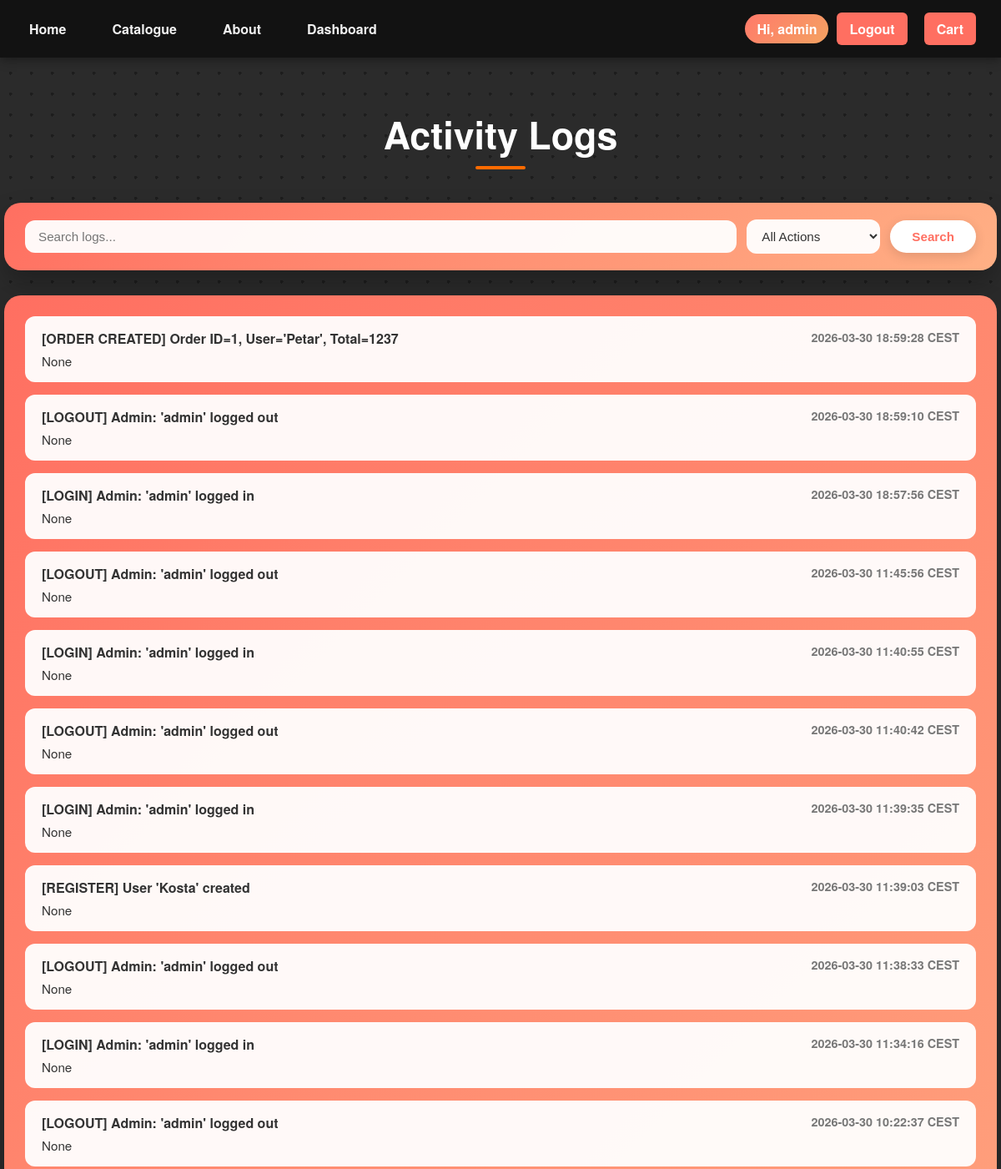
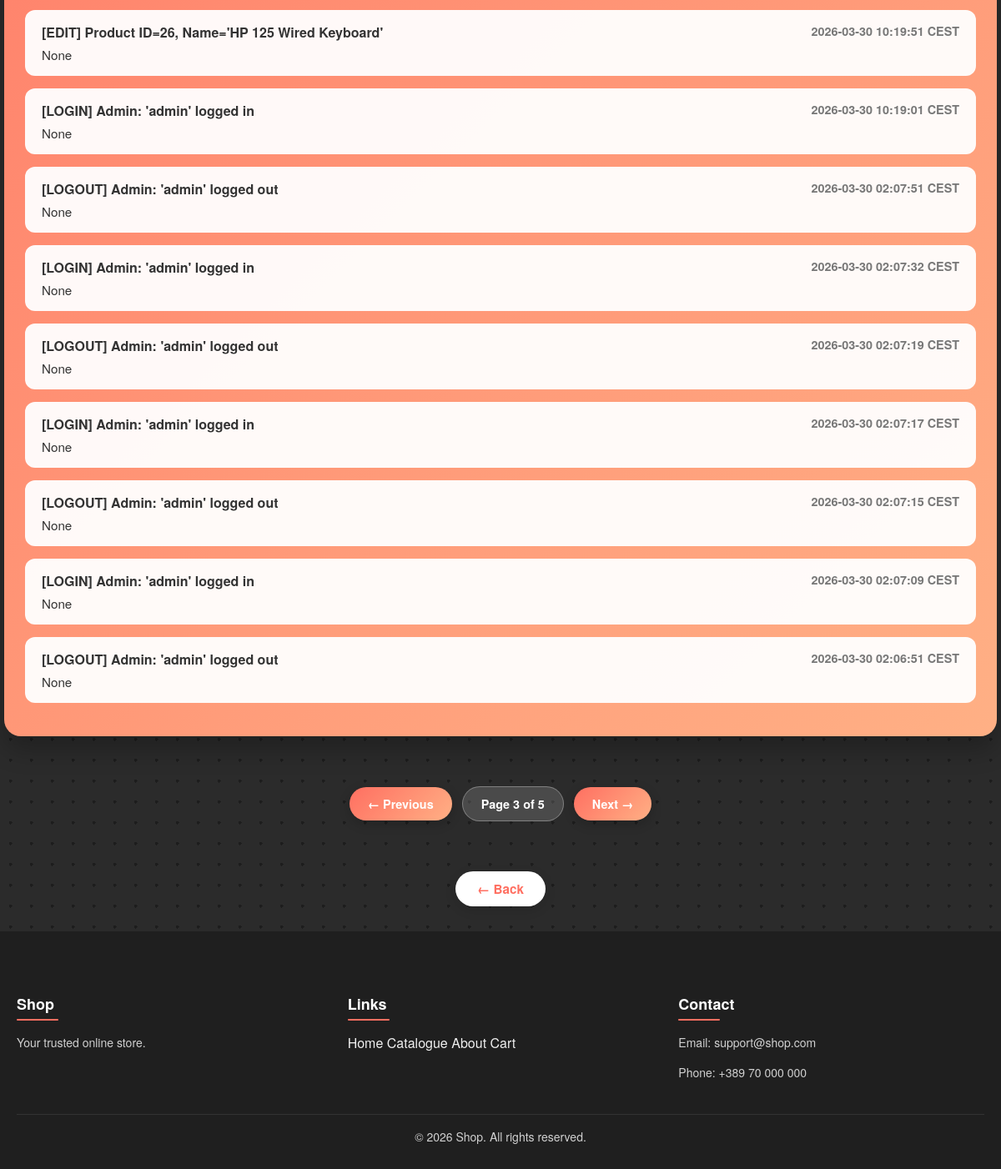
Page /dashboard/logs?page=3&q=&action= (signed in) on the committed database (2 pictures, top to bottom).
### models.py (models this page shows)
class Log(Base):
    __tablename__ = "logs"
    id = Column(Integer, primary_key=True)
    action = Column(String(255), nullable=False)
    user_id = Column(Integer)
    username = Column(String(120))
    message = Column(Text, nullable=True)
    timestamp = Column(DateTime, default=lambda: datetime.now(skopje_tz))

### app.py (the view)
@app.route("/dashboard/logs")
@admin_required
def logs():
    page = request.args.get('page', 1, type=int)
    q = request.args.get('q', '').strip()
    action_filter = request.args.get('action', '').strip()
    per_page = 20
    query = db_session.query(Log).order_by(Log.timestamp.desc())
    if q:
        query = query.filter(Log.action.ilike(f'%{q}%'))
    if action_filter:
        query = query.filter(Log.action.ilike(f'%[{action_filter.upper()}]%'))
    total = query.count()
    total_pages = max(ceil(total / per_page), 1)
    logs = query.offset((page - 1) * per_page).limit(per_page).all()
    return render_template('logs.html', logs=logs, page=page,
                           total_pages=total_pages, q=q, action=action_filter)

### templates/logs.html (shortened to what this page needs)
{% extends "layout.html" %}
{% block extra_css %}
<link rel="stylesheet" href="{{ url_for('static', filename='css/logs.css') }}">
{% endblock %}
{% block content %}
<h1 class="logs-title">Activity Logs</h1>
<form method="get" class="logs-search-form">
    <div class="logs-search-bar">
        <input type="text" name="q" placeholder="Search logs..." value="{{ q }}" class="logs-search-input">
        <select name="action" class="logs-search-select">
            <option value="">All Actions</option>
        </select>
        <button type="submit" class="logs-search-btn">Search</button>
    </div>
</form>
<div class="logs-container">
    {% for log in logs %}
        <div class="log-item {{ log.action }}">
            <div class="log-top">
                <span class="log-action">{{ log.action }}</span>
                <span class="log-time">{{ log.timestamp.strftime('%Y-%m-%d %H:%M:%S') }} CEST</span>
            </div>
            <div class="log-message">
                {{ log.message }}
            </div>
        </div>
    {% else %}
        <p class="no-logs">No logs found.</p>
    {% endfor %}
</div>
<div class="pagination">
    {% if page > 1 %}
        <a href="{{ url_for('logs', page=page-1, q=q, action=action) }}">← Previous</a>
    {% else %}
        <span class="disabled">← Previous</span>
    {% endif %}
    <span class="current-page">Page {{ page }} of {{ total_pages }}</span>
    {% if page < total_pages %}
        <a href="{{ url_for('logs', page=page+1, q=q, action=action) }}">Next →</a>
    {% else %}
        <span class="disabled">Next →</span>
    {% endif %}
</div>
<div style="text-align:center; margin: 30px 0;">
    <a href="{{ url_for('dashboard') }}" class="btn-back">← Back</a>
</div>
{% endblock %}

### static/css/logs.css (style rules this page uses)
body { background-color: #2b2b2b; background-image: radial-gradient(circle, #555 2px, transparent 2px); background-size: 25px 25px; background-blend-mode: overlay; font-family: 'Helvetica Neue', Helvetica, Arial, sans-serif; color: #fff; margin: 0; }
.logs-title { text-align: center; font-size: 2.8rem; font-weight: 700; margin: 60px 0 50px; position: relative; }
.logs-title::after { content: ""; position: absolute; bottom: -10px; left: 50%; transform: translateX(-50%); width: 60px; height: 4px; background: #ff6b00; border-radius: 2px; }
.logs-container { width: 95%; max-width: 1200px; margin: 0 auto 60px; padding: 25px; background: linear-gradient(135deg, #ff6f61, #ffb085); border-radius: 20px; box-shadow: 0 15px 30px rgba(0,0,0,0.25); }
.log-item { background: rgba(255,255,255,0.95); color: #333; padding: 15px 20px; border-radius: 12px; margin-bottom: 15px; transition: 0.3s; }
.log-top { display: flex; justify-content: space-between; font-weight: bold; margin-bottom: 5px; }
.log-time { font-size: 0.9rem; color: #777; }
.log-message { font-size: 0.95rem; }
html, body { height: 100%; margin: 0; }
body { display: flex; flex-direction: column; }
.btn-back { display: inline-block; background: #fff; color: #ff6f61; padding: 10px 26px; border-radius: 50px; font-size: 0.95rem; font-weight: 700; text-decoration: none; box-shadow: 0 4px 14px rgba(0,0,0,0.12); transition: all 0.3s ease; }
.pagination { display: flex; justify-content: center; align-items: center; margin: 0 0 30px; gap: 12px; flex-wrap: wrap; }
.pagination a { display: inline-block; padding: 10px 22px; border-radius: 50px; background: linear-gradient(135deg, #ff6f61, #ffb085); color: #fff; text-decoration: none; font-weight: 700; font-size: 0.9rem; box-shadow: 0 4px 14px rgba(0,0,0,0.2); transition: all 0.3s ease; }
.pagination .current-page { display: inline-block; padding: 10px 22px; border-radius: 50px; background: rgba(255,255,255,0.15); border: 1px solid rgba(255,255,255,0.3); color: #fff; font-weight: 700; font-size: 0.9rem; }
.logs-search-form { max-width: 1200px; width: 95%; margin: 0 auto 30px; padding: 20px 25px; background: linear-gradient(135deg, #ff6f61, #ffb085); border-radius: 20px; box-shadow: 0 15px 30px rgba(0,0,0,0.25); }
.logs-search-bar { display: flex; flex-wrap: wrap; gap: 12px; align-items: center; justify-content: center; }
.logs-search-input { flex: 1 1 280px; padding: 11px 16px; border-radius: 12px; border: none; background: rgba(255,255,255,0.95); color: #333; font-size: 0.95rem; outline: none; transition: box-shadow 0.3s ease; }
.logs-search-select { flex: 0 0 160px; padding: 11px 14px; border-radius: 12px; border: none; background: rgba(255,255,255,0.95); color: #333; font-size: 0.95rem; outline: none; cursor: pointer; transition: box-shadow 0.3s ease; }
.logs-search-btn { padding: 11px 26px; border-radius: 50px; border: none; background: #fff; color: #ff6f61; font-size: 0.95rem; font-weight: 700; cursor: pointer; box-shadow: 0 4px 14px rgba(0,0,0,0.12); transition: all 0.3s ease; }

### rows in the picture
Log: action "[ORDER CREATED] Order ID=1, User='Petar', Total=1237", timestamp "2026-03-30 18:59:28", message "None"
Log: action "[LOGOUT] Admin: 'admin' logged out", timestamp "2026-03-30 18:59:10", message "None"
Log: action "[LOGIN] Admin: 'admin' logged in", timestamp "2026-03-30 18:57:56", message "None"
Log: action "[LOGOUT] Admin: 'admin' logged out", timestamp "2026-03-30 11:45:56", message "None"
Log: action "[LOGIN] Admin: 'admin' logged in", timestamp "2026-03-30 11:40:55", message "None"
Log: action "[LOGOUT] Admin: 'admin' logged out", timestamp "2026-03-30 11:40:42", message "None"
Log: action "[LOGIN] Admin: 'admin' logged in", timestamp "2026-03-30 11:39:35", message "None"
Log: action "[REGISTER] User 'Kosta' created", timestamp "2026-03-30 11:39:03", message "None"
Log: action "[LOGOUT] Admin: 'admin' logged out", timestamp "2026-03-30 11:38:33", message "None"
Log: action "[LOGIN] Admin: 'admin' logged in", timestamp "2026-03-30 11:34:16", message "None"
Log: action "[LOGOUT] Admin: 'admin' logged out", timestamp "2026-03-30 10:22:37", message "None"
Log: action "[EDIT] Product ID=26, Name='HP 125 Wired Keyboard'", timestamp "2026-03-30 10:19:51", message "None"
Log: action "[LOGIN] Admin: 'admin' logged in", timestamp "2026-03-30 10:19:01", message "None"
Log: action "[LOGOUT] Admin: 'admin' logged out", timestamp "2026-03-30 02:07:51", message "None"
Log: action "[LOGIN] Admin: 'admin' logged in", timestamp "2026-03-30 02:07:32", message "None"
Log: action "[LOGOUT] Admin: 'admin' logged out", timestamp "2026-03-30 02:07:19", message "None"
Log: action "[LOGIN] Admin: 'admin' logged in", timestamp "2026-03-30 02:07:17", message "None"
Log: action "[LOGOUT] Admin: 'admin' logged out", timestamp "2026-03-30 02:07:15", message "None"
Log: action "[LOGIN] Admin: 'admin' logged in", timestamp "2026-03-30 02:07:09", message "None"
Log: action "[LOGOUT] Admin: 'admin' logged out", timestamp "2026-03-30 02:06:51", message "None"

### other values in the picture
{{ session.username }} "admin"
{{ page }} "3"
{{ total_pages }} "5"
